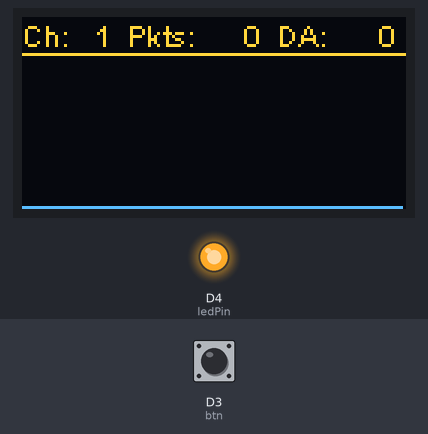
Bench run of a sketch on a simulated ESP8266 (NodeMCU). Parts: 128×64 one-colour display, output pins drawn as LEDs (lit = HIGH). Inputs (shaded band) come from the test bench; at power-on: D3 (btn) HIGH. The OLED is the two-colour kind (top 16 rows yellow); EEPROM starts erased; what the sketch prints to the serial monitor is not drawn.

Above: at 3.7 s.
3.8 s: D3 (btn) pulled LOW for 0.15 s
At 4.3 s:
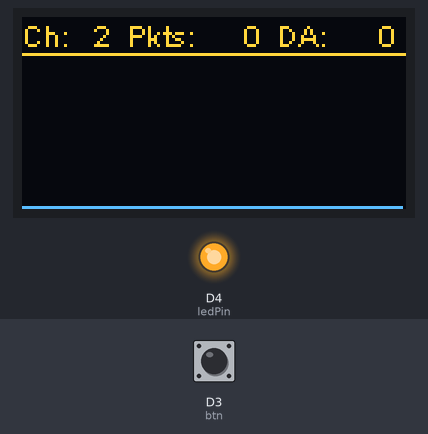
5.4 s: D3 (btn) pulled LOW for 1 s
7.9 s: D3 (btn) pulled LOW for 0.15 s
At 8.6 s:
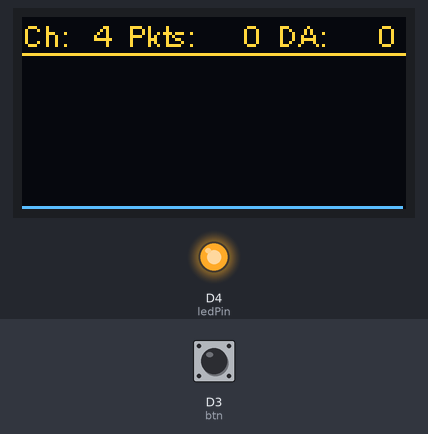
9.5 s: D3 (btn) pulled LOW for 1 s
At 11.1 s:
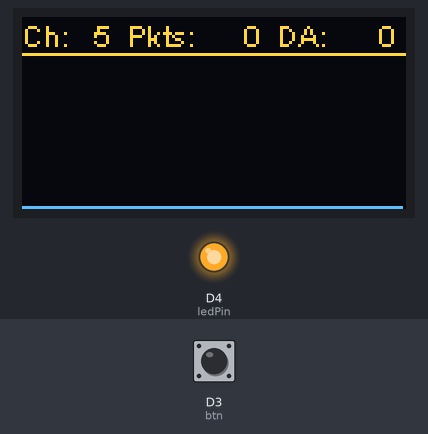
Timing chart, 0 to 12.6 s (numbered marks = the images above; inputs shaded):
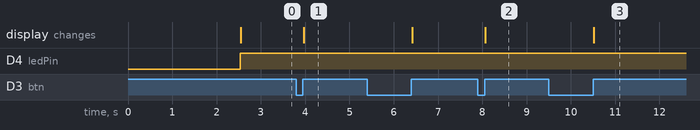

The sketch:

Monitor-paquetes.ino
```cpp
// (licence header left out)
#include <ESP8266WiFi.h>
#include <Wire.h>
#include <EEPROM.h>

#include "SSD1306.h"
#include "SH1106.h"

extern "C" {
#include "user_interface.h"
}

/*===== SETTINGS =====*/
/* create display(Adr, SDA-pin, SCL-pin) */
SSD1306 display(0x3c, 5, 4);   // GPIO 5 = D1, GPIO 4 = D2
//SH1106 display(0x3c, 5, 4);

/* select the button for your board */
#define btn D3         // GPIO 0 = FLASH BUTTON

#define maxCh 13       // max Channel -> US = 11, EU = 13, Japan = 14
#define ledPin 2       // led pin ( 2 = built-in LED)
#define packetRate 5   // min. packets before it gets recognized as an attack

#define flipDisplay true

/* Display settings */
#define minRow       0              /* default =   0 */
#define maxRow     127              /* default = 127 */
#define minLine      0              /* default =   0 */
#define maxLine     63              /* default =  63 */

/* render settings */
#define Row1         0
#define Row2        30
#define Row3        35
#define Row4        80
#define Row5        85
#define Row6       125

#define LineText     0
#define Line        12
#define LineVal     47

//===== Run-Time variables =====//
unsigned long prevTime   = 0;
unsigned long curTime    = 0;
unsigned long pkts       = 0;
unsigned long no_deauths = 0;
unsigned long deauths    = 0;
int curChannel           = 1;
unsigned long maxVal     = 0;
double multiplicator     = 0.0;
bool canBtnPress         = true;

unsigned int val[128];

void sniffer(uint8_t *buf, uint16_t len) {
  pkts++;
  if (buf[12] == 0xA0 || buf[12] == 0xC0) {
    deauths++;
  }
}

void getMultiplicator() {
  maxVal = 1;
  for (int i = 0; i < maxRow; i++) {
    if (val[i] > maxVal) maxVal = val[i];
  }
  if (maxVal > LineVal) multiplicator = (double)LineVal / (double)maxVal;
  else multiplicator = 1;
}

//===== SETUP =====//
void setup() {
  /* start Display */
  display.init();
  if (flipDisplay) display.flipScreenVertically();

  /* show start screen */
  display.clear();
  display.setFont(ArialMT_Plain_16);
  display.drawString(0, 0, "Packet-");
  display.drawString(0, 16, "Monitor 2,4Ghz");
  display.setFont(ArialMT_Plain_10);
  display.drawString(0, 40, "☠☠☠Pulentoski");
  display.drawString(0, 50, "☠☠☠☠☠☠");
  display.display();
  delay(2500);

  /* start Serial */
  Serial.begin(115200);

  /* load last saved channel */
  EEPROM.begin(4096);
  curChannel = EEPROM.read(2000);
  if (curChannel < 1 || curChannel > maxCh) {
    curChannel = 1;
    EEPROM.write(2000, curChannel);
    EEPROM.commit();
  }

  /* set pin modes for LED */
  pinMode(ledPin, OUTPUT);

  /* setup wifi */
  wifi_set_opmode(STATION_MODE);
  wifi_promiscuous_enable(0);
  WiFi.disconnect();
  wifi_set_promiscuous_rx_cb(sniffer);
  wifi_set_channel(curChannel);
  wifi_promiscuous_enable(1);

  Serial.println("starting!");
}

//===== LOOP =====//
void loop() {
  curTime = millis();

  //on button release
  if (digitalRead(btn) == LOW) {
    if (canBtnPress) canBtnPress = false;
  } else if (!canBtnPress) {
    canBtnPress = true;

    //switch channel
    curChannel++;
    if (curChannel > maxCh) curChannel = 1;
    wifi_set_channel(curChannel);
    for (int i = 0; i < maxRow; i++) val[i] = 0;
    pkts = 0;
    multiplicator = 1;

    //save changes
    EEPROM.write(2000, curChannel);
    EEPROM.commit();

    if (pkts == 0) pkts = deauths;
    no_deauths = pkts - deauths;

    //draw display
    display.clear();
    display.drawLine(minRow, Line, maxRow, Line);
    display.setTextAlignment(TEXT_ALIGN_LEFT);
    display.drawString(Row1, LineText, "Ch:");
    display.drawString(Row3, LineText, "Pkts:");
    display.drawString(Row5, LineText, "DA:");
    display.setTextAlignment(TEXT_ALIGN_RIGHT);
    display.drawString(Row2, LineText, (String)curChannel);
    display.drawString(Row4, LineText, (String)no_deauths);
    display.drawString(Row6, LineText, (String)deauths);
    for (int i = 0; i < maxRow; i++) display.drawLine(i, maxLine, i, maxLine - val[i]*multiplicator);
    display.display();
  }

  //every second
  if (curTime - prevTime >= 1000) {
    prevTime = curTime;

    //move every packet bar one pixel to the left
    for (int i = 0; i < maxRow; i++) {
      val[i] = val[i + 1];
    }
    val[127] = pkts;

    //recalculate scaling factor
    getMultiplicator();

    //deauth alarm
    if (deauths > packetRate) digitalWrite(ledPin, LOW);
    else digitalWrite(ledPin, HIGH);

    if (pkts == 0) pkts = deauths;
    no_deauths = pkts - deauths;

    //draw display
    display.clear();
    display.drawLine(minRow, Line, maxRow, Line);
    display.setTextAlignment(TEXT_ALIGN_LEFT);
    display.drawString(Row1, LineText, "Ch:");
    display.drawString(Row3, LineText, "Pkts:");
    display.drawString(Row5, LineText, "DA:");
    display.setTextAlignment(TEXT_ALIGN_RIGHT);
    display.drawString(Row2, LineText, (String)curChannel);
    display.drawString(Row4, LineText, (String)no_deauths);
    display.drawString(Row6, LineText, (String)deauths);
    for (int i = 0; i < maxRow; i++) display.drawLine(i, maxLine, i, maxLine - val[i]*multiplicator);
    display.display();

    //reset counters
    deauths    = 0;
    pkts       = 0;
  }

}
```

Measured:
- after the input at 3.8 s, the display: changes after 0.17 s (image 1)
- after the input at 7.9 s, the display: changes after 0.17 s (image 2)
- after the input at 9.5 s, the display: changes after 1.0 s (image 3)
